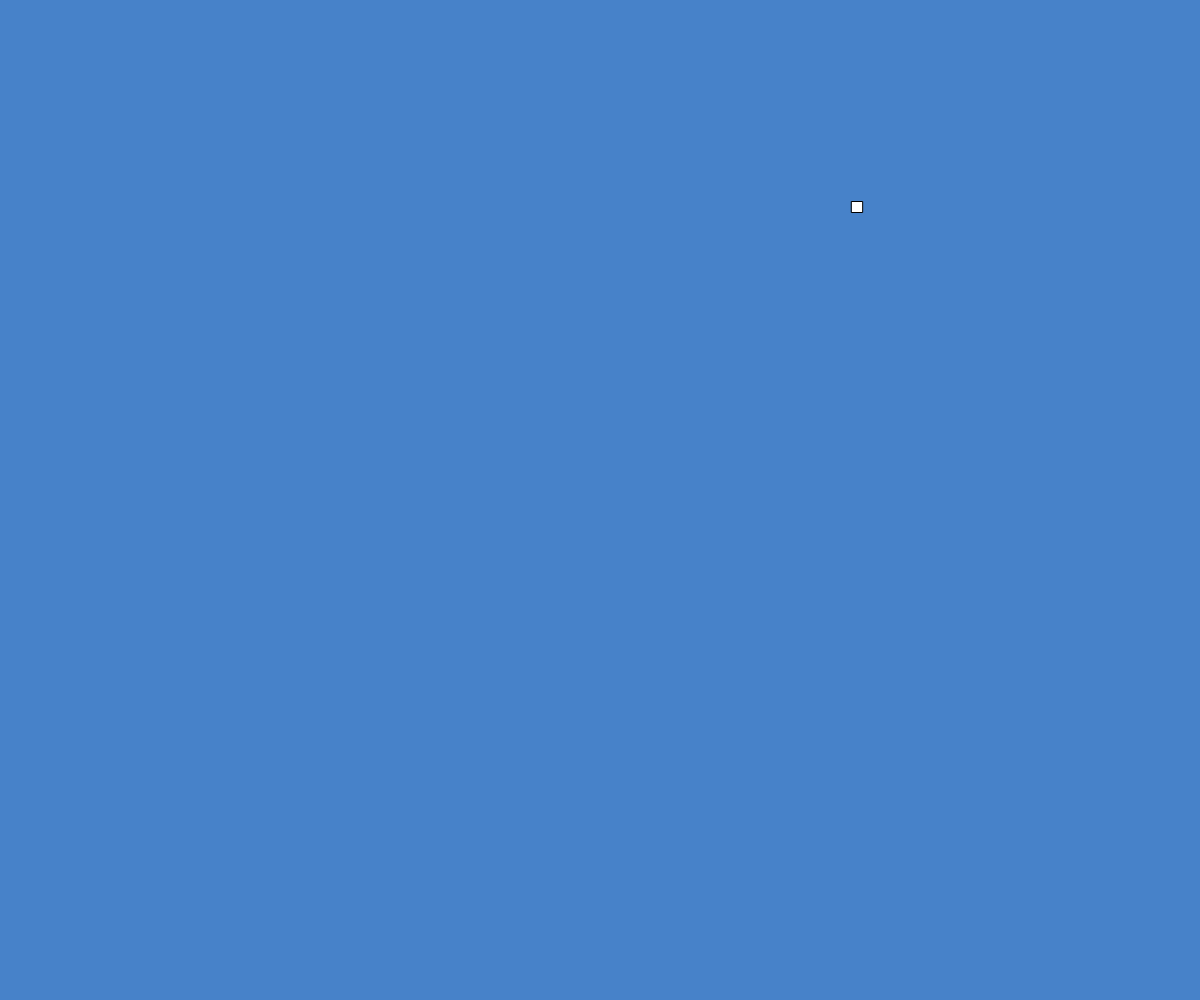
Frame 1 (no input)
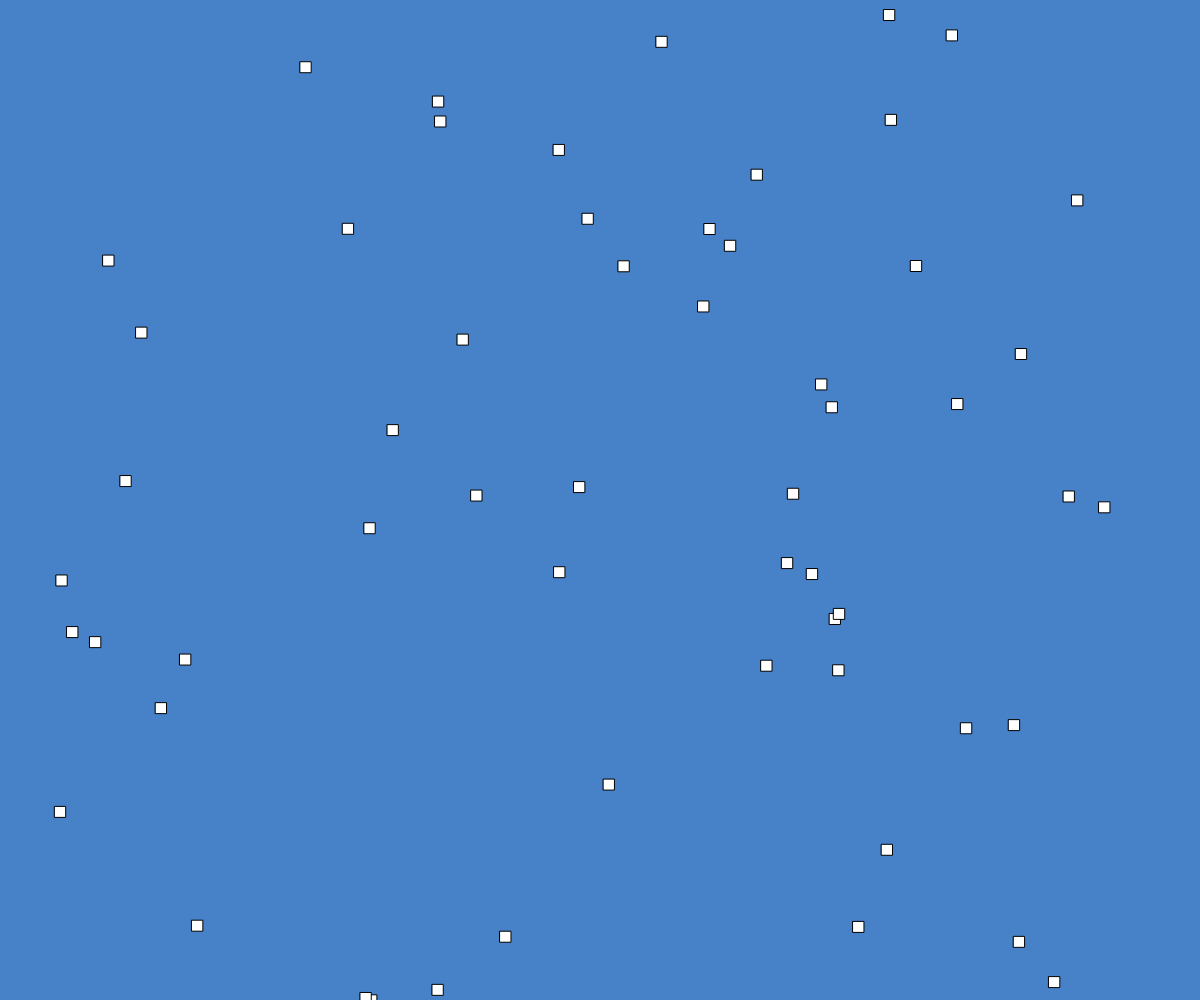
Frame 60 (no input)
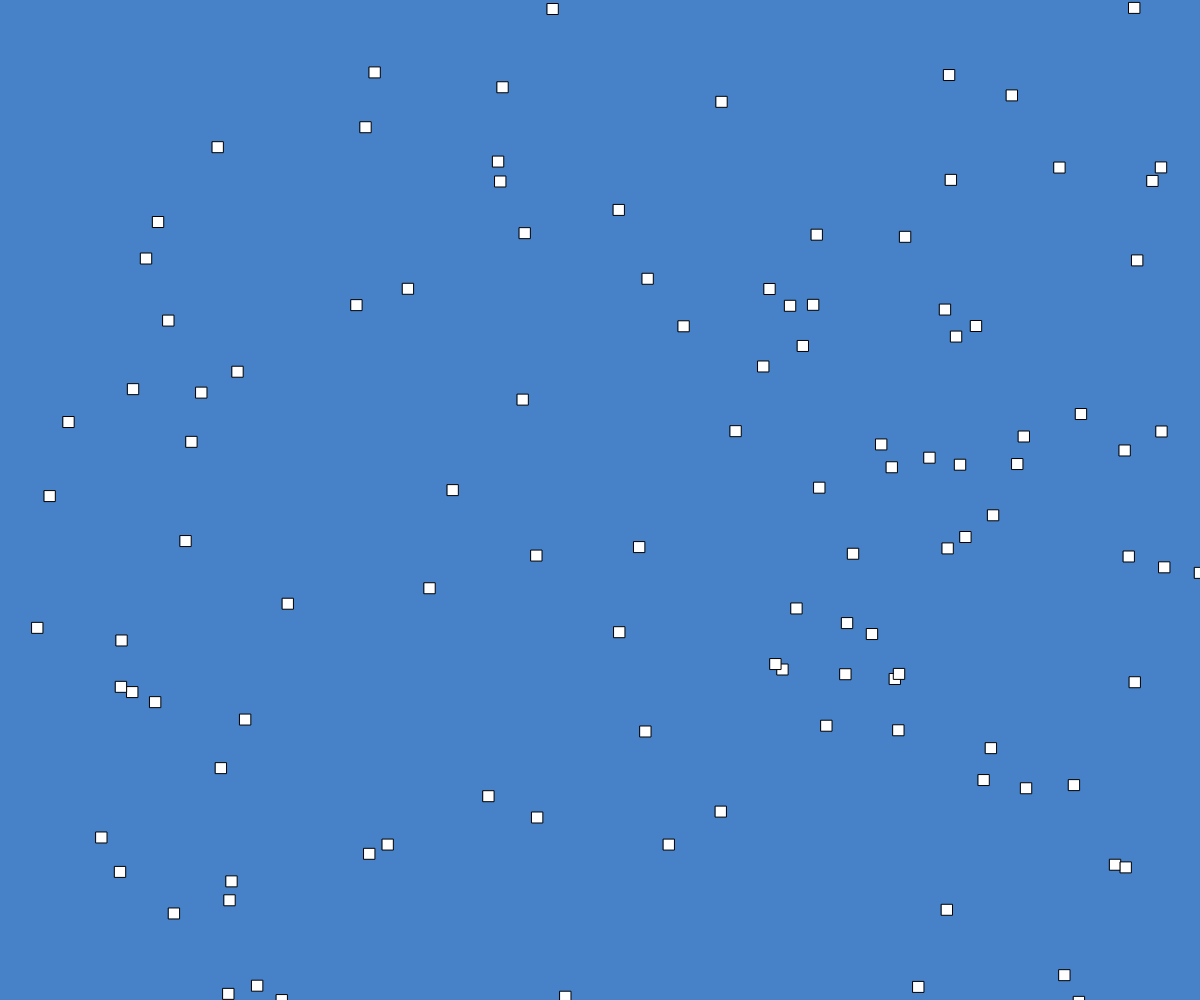
Frame 120 (the mouse pressed at the canvas centre since frame 60)

The p5.js sketch that drew these frames (run headless with seeded random() and noise() and a simulated clock; from frame 60 on, the mouse is pressed at the canvas centre):

// p5.js sketch
// ── sketch.js
// fancy backgrounds and details
// Michael Gorylev
// 4/10/24
// Extra for Experts:

//this is a wacky thing to make candymans grand comeback

//variables yippee
let shapes = [];

function setup() {
  createCanvas(windowWidth, windowHeight);
  imageMode(CENTER);
  rectMode(CENTER);
  spawnObject();
}
function draw() {
  background(71, 130, 201);
  shapeDrawer();
  spawnObject();
}

function shapeDrawer() {
  for(let thing of shapes){
    rect(thing.x, thing.y, thing.objectWidth, thing.objectHeight);
    thing.x ++;
    thing.y ++;
  }
}

function spawnObject() { //copypasted from scene itself and tweaked to fit here (im lazy)
  let tempObject = {
    x: random(windowWidth),
    y: random(windowHeight),
    objectWidth: 11,
    objectHeight: 11,
    objectMode: 0, //this is what tells shapedrawer how this wants to act
  };
  shapes.push(tempObject);
}
